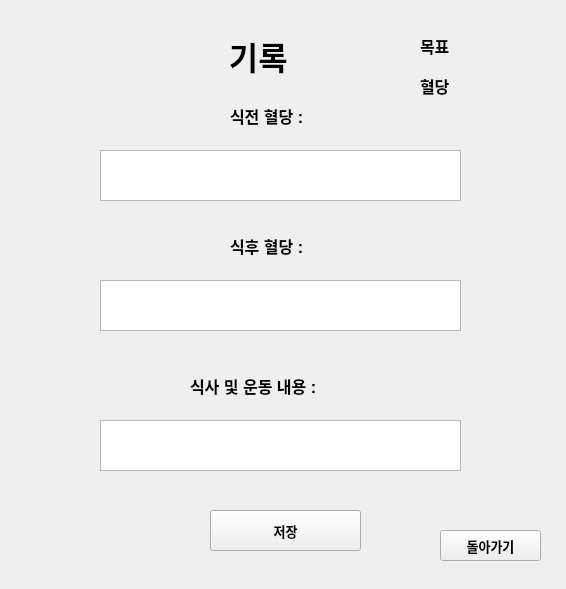
<?xml version="1.0" encoding="UTF-8"?>
<ui version="4.0">
 <class>Form</class>
 <widget class="QWidget" name="Form">
  <property name="geometry">
   <rect>
    <x>0</x>
    <y>0</y>
    <width>566</width>
    <height>589</height>
   </rect>
  </property>
  <property name="windowTitle">
   <string>Form</string>
  </property>
  <widget class="QTextEdit" name="text_1">
   <property name="geometry">
    <rect>
     <x>100</x>
     <y>150</y>
     <width>361</width>
     <height>51</height>
    </rect>
   </property>
  </widget>
  <widget class="QLabel" name="label_3">
   <property name="geometry">
    <rect>
     <x>230</x>
     <y>220</y>
     <width>271</width>
     <height>51</height>
    </rect>
   </property>
   <property name="font">
    <font>
     <family>Arial</family>
     <pointsize>12</pointsize>
     <weight>75</weight>
     <bold>true</bold>
    </font>
   </property>
   <property name="text">
    <string>식후 혈당 :</string>
   </property>
  </widget>
  <widget class="QPushButton" name="savebutton">
   <property name="geometry">
    <rect>
     <x>210</x>
     <y>510</y>
     <width>151</width>
     <height>41</height>
    </rect>
   </property>
   <property name="font">
    <font>
     <family>Arial</family>
     <pointsize>10</pointsize>
     <weight>75</weight>
     <bold>true</bold>
    </font>
   </property>
   <property name="text">
    <string>저장</string>
   </property>
   <property name="checkable">
    <bool>false</bool>
   </property>
   <property name="autoDefault">
    <bool>false</bool>
   </property>
  </widget>
  <widget class="QPushButton" name="backbutton">
   <property name="geometry">
    <rect>
     <x>440</x>
     <y>530</y>
     <width>101</width>
     <height>31</height>
    </rect>
   </property>
   <property name="font">
    <font>
     <family>Arial</family>
     <pointsize>10</pointsize>
     <weight>75</weight>
     <bold>true</bold>
    </font>
   </property>
   <property name="text">
    <string>돌아가기</string>
   </property>
   <property name="checkable">
    <bool>false</bool>
   </property>
   <property name="autoDefault">
    <bool>false</bool>
   </property>
  </widget>
  <widget class="QLabel" name="label_2">
   <property name="geometry">
    <rect>
     <x>230</x>
     <y>90</y>
     <width>271</width>
     <height>51</height>
    </rect>
   </property>
   <property name="font">
    <font>
     <family>Arial</family>
     <pointsize>12</pointsize>
     <weight>75</weight>
     <bold>true</bold>
    </font>
   </property>
   <property name="text">
    <string>식전 혈당 :</string>
   </property>
  </widget>
  <widget class="QTextEdit" name="text_3">
   <property name="geometry">
    <rect>
     <x>100</x>
     <y>420</y>
     <width>361</width>
     <height>51</height>
    </rect>
   </property>
  </widget>
  <widget class="QTextEdit" name="text_2">
   <property name="geometry">
    <rect>
     <x>100</x>
     <y>280</y>
     <width>361</width>
     <height>51</height>
    </rect>
   </property>
  </widget>
  <widget class="QLabel" name="label">
   <property name="geometry">
    <rect>
     <x>220</x>
     <y>30</y>
     <width>121</width>
     <height>51</height>
    </rect>
   </property>
   <property name="font">
    <font>
     <family>Arial</family>
     <pointsize>24</pointsize>
     <weight>75</weight>
     <bold>true</bold>
    </font>
   </property>
   <property name="text">
    <string> 기록</string>
   </property>
  </widget>
  <widget class="QLabel" name="label_7">
   <property name="geometry">
    <rect>
     <x>420</x>
     <y>20</y>
     <width>51</width>
     <height>51</height>
    </rect>
   </property>
   <property name="font">
    <font>
     <family>Arial</family>
     <pointsize>12</pointsize>
     <weight>75</weight>
     <bold>true</bold>
    </font>
   </property>
   <property name="text">
    <string>목표 </string>
   </property>
  </widget>
  <widget class="QLabel" name="text_5">
   <property name="geometry">
    <rect>
     <x>480</x>
     <y>70</y>
     <width>101</width>
     <height>31</height>
    </rect>
   </property>
   <property name="font">
    <font>
     <family>Arial</family>
     <pointsize>11</pointsize>
    </font>
   </property>
   <property name="text">
    <string/>
   </property>
  </widget>
  <widget class="QLabel" name="label_8">
   <property name="geometry">
    <rect>
     <x>420</x>
     <y>60</y>
     <width>51</width>
     <height>51</height>
    </rect>
   </property>
   <property name="font">
    <font>
     <family>Arial</family>
     <pointsize>12</pointsize>
     <weight>75</weight>
     <bold>true</bold>
    </font>
   </property>
   <property name="text">
    <string>혈당</string>
   </property>
  </widget>
  <widget class="QLabel" name="text_4">
   <property name="geometry">
    <rect>
     <x>480</x>
     <y>20</y>
     <width>101</width>
     <height>31</height>
    </rect>
   </property>
   <property name="font">
    <font>
     <family>Arial</family>
     <pointsize>11</pointsize>
    </font>
   </property>
   <property name="text">
    <string/>
   </property>
  </widget>
  <widget class="QLabel" name="label_4">
   <property name="geometry">
    <rect>
     <x>190</x>
     <y>360</y>
     <width>271</width>
     <height>51</height>
    </rect>
   </property>
   <property name="font">
    <font>
     <family>Arial</family>
     <pointsize>12</pointsize>
     <weight>75</weight>
     <bold>true</bold>
    </font>
   </property>
   <property name="text">
    <string>식사 및 운동 내용 :</string>
   </property>
  </widget>
 </widget>
 <resources/>
 <connections/>
</ui>
